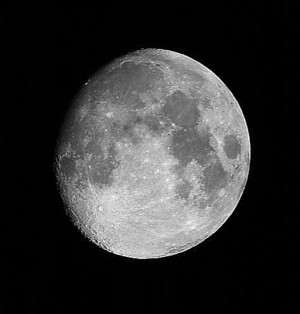
//> input picture moon.jpg, 300 x 314 px
$ ./test   (built with g++ and OpenCV 4)
//> lines starting //> are read from the running program, lines starting //| are printed output that depends on the picture; after the words box and inside, x2 and y2 are one past the last pixel; in counts of white or black regions, pixels touching at a corner belong together
#include "opencv2/opencv.hpp"
#include <iostream>

using namespace cv;
using namespace std;

int main(){
    // [14 lines of commented-out code are left out]

   Mat image = imread("moon.jpg");
//> image is the input picture: 314 rows x 300 cols, CV_8UC3; min 0, max 251, mean 49.8
   Mat poly_roi1;
   Mat poly_mask = Mat::zeros(image.size(),image.type());
   Point poly1[1][4];
   poly1[0][0] = Point(0,0);
   poly1[0][1] = Point(image.size().width/2,0);
   poly1[0][2] = Point(image.size().width/2,image.size().height);
   poly1[0][3] = Point(0,image.size().height);

   const Point * ppt1[1] = {poly1[0]};
   int npt1[]={4};
   fillPoly(poly_mask,ppt1,npt1,1,Scalar(255,255,255),8);
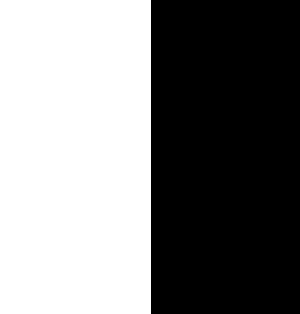
//> poly_mask: 314 rows x 300 cols, CV_8UC3; 50.3% white; 1 black region, box (x1, y1, x2, y2) and area: (151, 0, 300, 314) 46786
    //왼쪽자르기

    image.copyTo(poly_roi1,poly_mask);
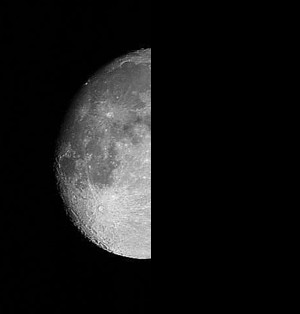
//> poly_roi1: 314 rows x 300 cols, CV_8UC3; min 0, max 250, mean 22.5

   Mat laplacian,convert,sharpening;
   //filtering
   Laplacian(image,laplacian,CV_16S); //필터링
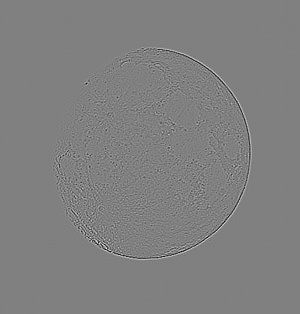
//> laplacian: 314 rows x 300 cols, CV_16SC3; min -371, max 367, mean 0; drawn with min black and max white
   convertScaleAbs(laplacian,convert);  //이차미분
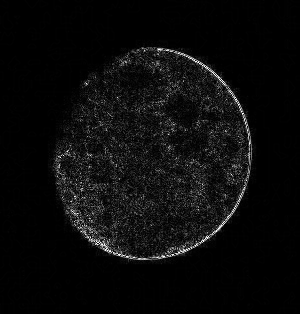
//> convert: 314 rows x 300 cols, CV_8UC3; min 0, max 255, mean 11.2
   sharpening = convert + image; //원본더해주기
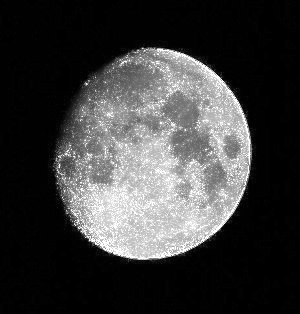
//> sharpening: 314 rows x 300 cols, CV_8UC3; min 0, max 255, mean 60

   Mat poly_roi2,dst;
   Mat poly_mask2 = Mat::zeros(sharpening.size(),sharpening.type());
   Point poly2[1][4];
   poly2[0][0] = Point(sharpening.size().width/2+1,0);
   poly2[0][1] = Point(sharpening.size().width,0);
   poly2[0][2] = Point(sharpening.size().width,sharpening.size().height);
   poly2[0][3] = Point(sharpening.size().width/2+1,sharpening.size().height);

   const Point * ppt2[1] = {poly2[0]};
   int npt2[]={4};
   fillPoly(poly_mask2,ppt2,npt2,1,Scalar(255,255,255),0);
    //오른쪽자르기
   sharpening.copyTo(poly_roi2,poly_mask2);
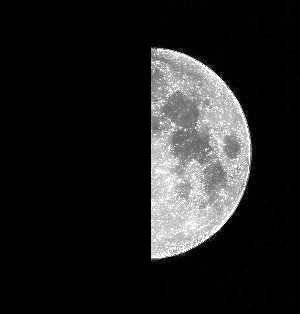
//> poly_roi2: 314 rows x 300 cols, CV_8UC3; min 0, max 255, mean 32.6

  add(poly_roi1,poly_roi2,dst); //이미지 합치기
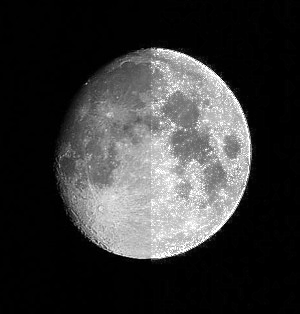
//> dst: 314 rows x 300 cols, CV_8UC3; min 0, max 255, mean 55.1


   imshow("polyROI1",poly_roi1);
   imshow("polyROI2",poly_roi2);
   imshow("sharp",sharpening);
   imshow("add",dst);
   waitKey(0);
}

$ run again, with road.png saved as moon.jpg
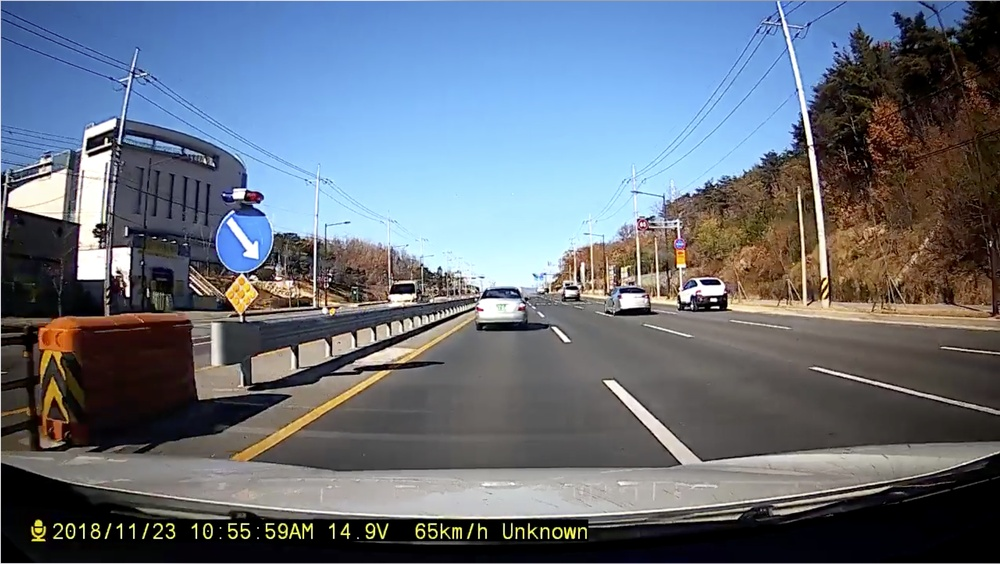
//> input picture road.png, 1000 x 564 px, shrunk from 2280 x 1286 before the run
//> image is the input picture: 564 rows x 1000 cols, CV_8UC3; mean B, G, R 122.9, 110.6, 101.9
//> `fillPoly(poly_mask,ppt1,npt1,1,Scalar(255,255,255),8);`:
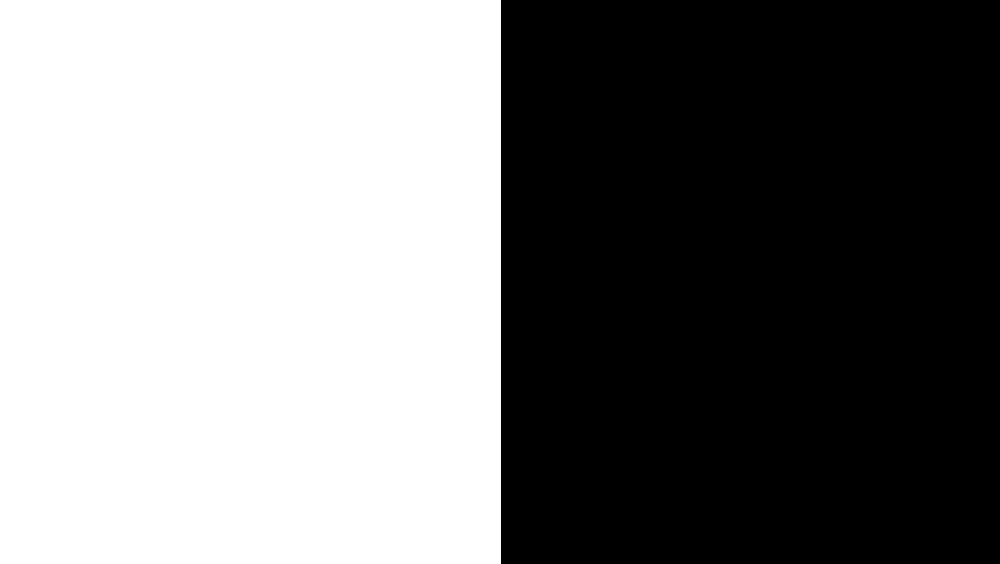
//> poly_mask: 564 rows x 1000 cols, CV_8UC3; 50.1% white; 1 black region, box (x1, y1, x2, y2) and area: (501, 0, 1000, 564) 281436
//> `add(poly_roi1,poly_roi2,dst);`:
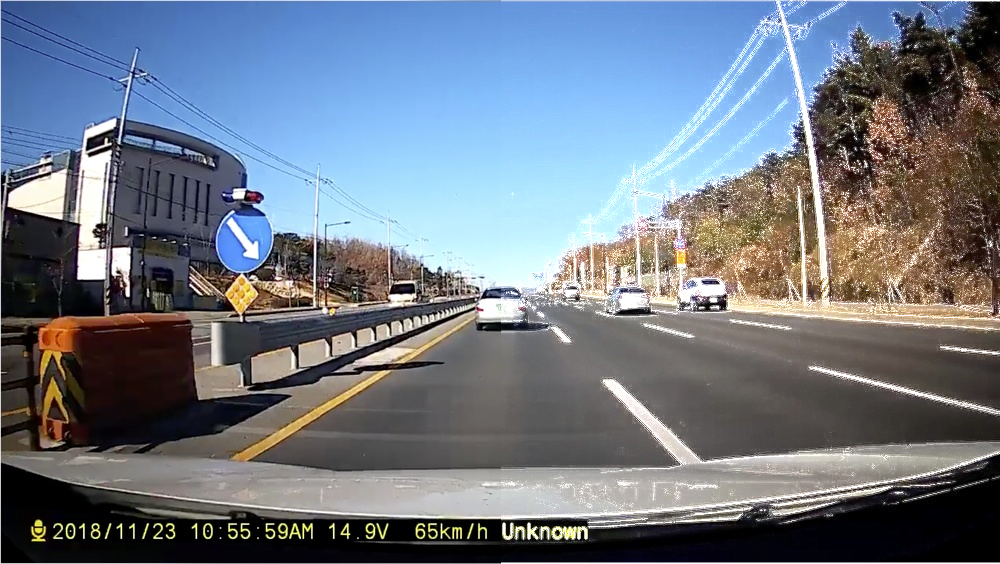
//> dst: 564 rows x 1000 cols, CV_8UC3; mean B, G, R 131.7, 119.8, 111

$ run again, with saltnpepper.png saved as moon.jpg
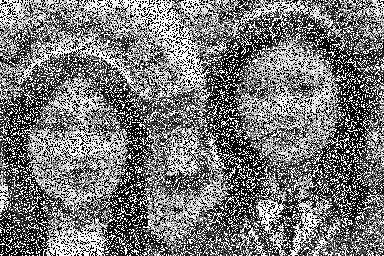
//> input picture saltnpepper.png, 384 x 256 px
//> image is the input picture: 256 rows x 384 cols, CV_8UC3; min 0, max 255, mean 120.1
//> `fillPoly(poly_mask,ppt1,npt1,1,Scalar(255,255,255),8);`:
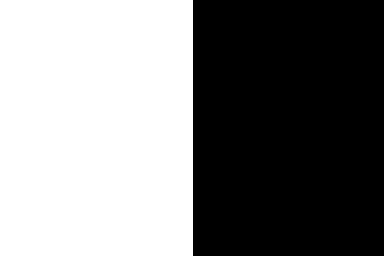
//> poly_mask: 256 rows x 384 cols, CV_8UC3; 50.3% white; 1 black region, box (x1, y1, x2, y2) and area: (193, 0, 384, 256) 48896
//> `add(poly_roi1,poly_roi2,dst);`:
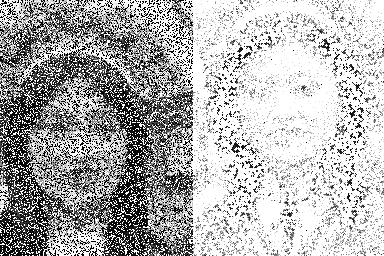
//> dst: 256 rows x 384 cols, CV_8UC3; min 0, max 255, mean 177.1
